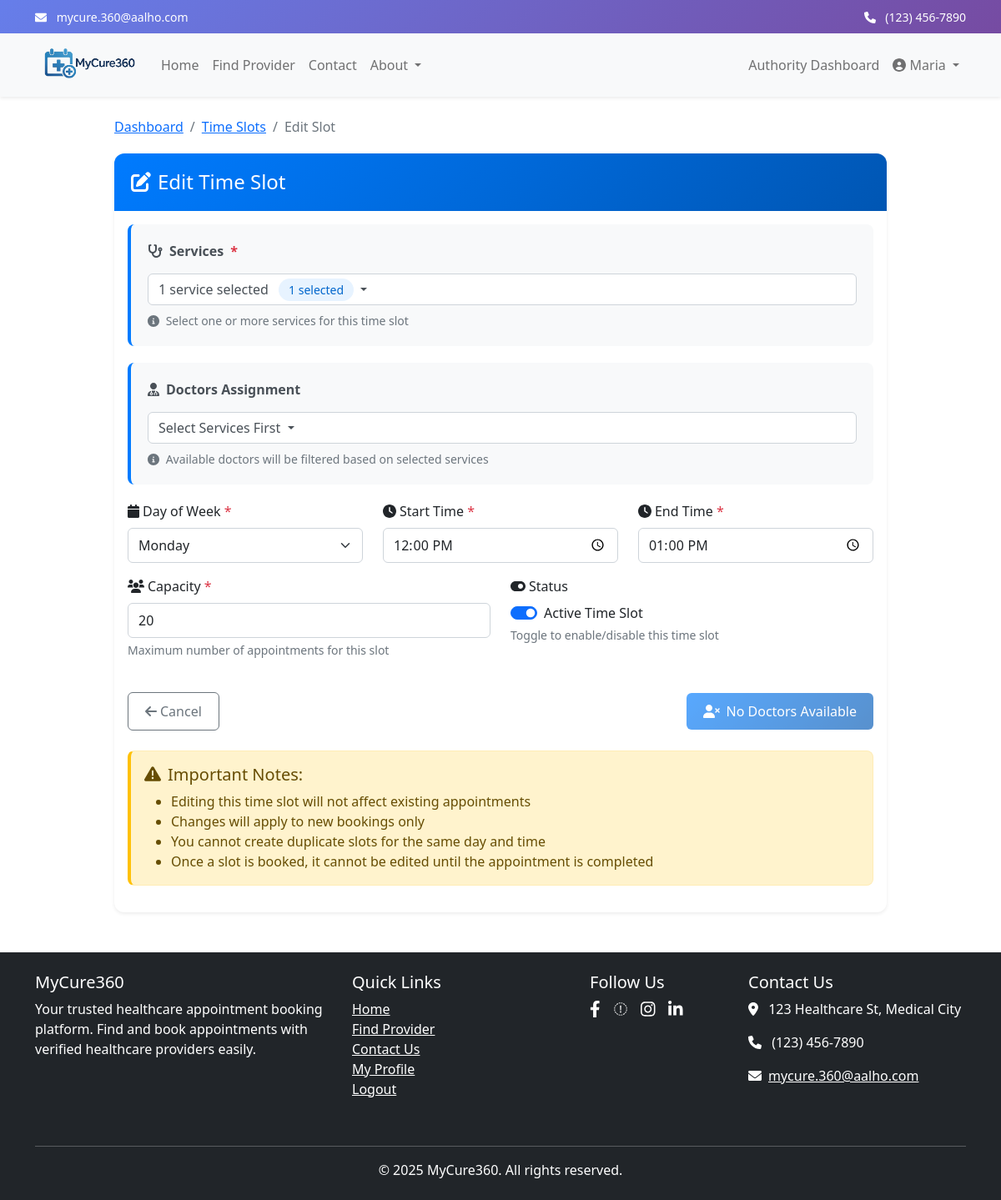
/authority/slot/4/edit/ (signed in), run on the app's committed database.
### accounts/models.py (models this page shows, shortened)
class User(AbstractUser):
    USER_TYPE_CHOICES = (
        ('CUSTOMER', 'Customer'),
        ('AUTHORITY', 'Authority'),
        ('ADMIN', 'Admin'),
    )
    GENDER_CHOICES = (
        ('M', 'Male'),
        ('F', 'Female'),
        ('O', 'Other'),
        ('P', 'Prefer not to say'),
    )
    username = None
    email = models.EmailField(_('email address'), unique=True)
    phone_number = models.CharField(max_length=15, blank=True, null=True)
    user_type = models.CharField(max_length=10, choices=USER_TYPE_CHOICES, default='CUSTOMER')
    address = models.TextField(blank=True, null=True)
    date_of_birth = models.DateField(blank=True, null=True)
    gender = models.CharField(max_length=1, choices=GENDER_CHOICES, blank=True, null=True)
    age = models.PositiveIntegerField(blank=True, null=True)
    profile_picture = models.ImageField(upload_to='profile_pics/', blank=True, null=True)
    USERNAME_FIELD = 'email'
    REQUIRED_FIELDS = []
    objects = CustomUserManager()
    class Meta:
        db_table = 'users'
        verbose_name = 'User'
        verbose_name_plural = 'Users'

### authorities/models.py (models this page shows, shortened)
class TimeSlot(models.Model):
    WEEKDAY_CHOICES = (
        (0, 'Monday'),
        (1, 'Tuesday'),
        (2, 'Wednesday'),
        (3, 'Thursday'),
        (4, 'Friday'),
        (5, 'Saturday'),
        (6, 'Sunday'),
    )
    authority = models.ForeignKey(Authority, on_delete=models.CASCADE, related_name='time_slots')
    services = models.ManyToManyField(Service, related_name='time_slots')  # Changed to ManyToMany
    doctors = models.ManyToManyField(Doctor, related_name='time_slots', blank=True)  # Changed to ManyToMany
    weekday = models.IntegerField(choices=WEEKDAY_CHOICES)
    start_time = models.TimeField()
    end_time = models.TimeField()
    capacity = models.PositiveIntegerField(default=1)
    is_active = models.BooleanField(default=True)
    is_booked = models.BooleanField(default=False)  # New field to track if slot is booked
    created_at = models.DateTimeField(auto_now_add=True)
    updated_at = models.DateTimeField(auto_now=True)
    class Meta:
        verbose_name = 'Time Slot'
        verbose_name_plural = 'Time Slots'
        db_table = 'time_slots'
        unique_together = ['authority', 'weekday', 'start_time', 'end_time']

### authorities/views.py (the view)
    def wrapper(request, *args, **kwargs):
        if request.user.user_type != 'AUTHORITY':
            messages.error(request, "You don't have permission to access this page.")
            return redirect('home')
        try:
            request.user.authority_profile
        except Authority.DoesNotExist:
            messages.error(request, "Your authority profile is not set up. Please contact admin.")
            return redirect('home')
        return view_func(request, *args, **kwargs)

### authorities/models.py (called while the page is built)
    def __str__(self):
        return f"Dr. {self.name} - {self.specialization}"

    def __str__(self):
        return f"{self.name} - {self.authority.name}"

### authorities/views.py (called while the page is built)
def authority_required(view_func):
    def wrapper(request, *args, **kwargs):
        if request.user.user_type != 'AUTHORITY':
            messages.error(request, "You don't have permission to access this page.")
            return redirect('home')
        try:
            request.user.authority_profile
        except Authority.DoesNotExist:
            messages.error(request, "Your authority profile is not set up. Please contact admin.")
            return redirect('home')
        return view_func(request, *args, **kwargs)
    return wrapper

### authorities/templates/authorities/edit_slot.html (shortened to what this page needs)
{% extends 'base.html' %}
{% load static %}
{% block content %}
<div class="container my-4">
    <div class="row">
        <div class="col-lg-10 mx-auto">
            <nav aria-label="breadcrumb">
                <ol class="breadcrumb">
                    <li class="breadcrumb-item"><a href="{% url 'authority_dashboard' %}">Dashboard</a></li>
                    <li class="breadcrumb-item"><a href="{% url 'manage_slots' %}">Time Slots</a></li>
                    <li class="breadcrumb-item active" aria-current="page">Edit Slot</li>
                </ol>
            </nav>
            <div class="card shadow-sm">
                <div class="card-header text-white">
                    <h4 class="mb-0"><i class="fas fa-edit me-2"></i>Edit Time Slot</h4>
                </div>
                <div class="card-body">
                    <form method="post" novalidate id="editSlotForm">
                        <div class="service-doctor-section">
                            <div class="section-title">
                                <i class="fas fa-stethoscope"></i>
                                Services <span class="text-danger">*</span>
                            </div>
                            <div class="select-dropdown">
                                <button type="button" class="dropdown-toggle" id="servicesDropdown" data-bs-toggle="dropdown" aria-expanded="false">
                                    <span id="servicesPlaceholder">Select Services *</span>
                                    <span class="selected-count ms-2" id="servicesCount" style="display: none;">0 selected</span>
                                </button>
                            </div>
                            <div class="form-text mt-2">
                                <i class="fas fa-info-circle me-1"></i>
                                Select one or more services for this time slot
                            </div>
                        </div>
                        <div class="service-doctor-section">
                            <div class="section-title">
                                <i class="fas fa-user-md"></i>
                                Doctors Assignment
                            </div>
                            <div class="select-dropdown">
                                <button type="button" class="dropdown-toggle" id="doctorsDropdown" data-bs-toggle="dropdown" aria-expanded="false">
                                    <span id="doctorsPlaceholder">Select Services First</span>
                                </button>
                            </div>
                            <div class="form-text mt-2" id="doctorsHelpText">
                                <i class="fas fa-info-circle me-1"></i>
                                Available doctors will be filtered based on selected services
                            </div>
                        </div>
                        <div class="row">
                            <div class="col-md-4">
                                <div class="mb-3">
                                    <label for="{{ form.weekday.id_for_label }}" class="form-label">
                                        <i class="fas fa-calendar me-1"></i>Day of Week <span class="text-danger">*</span>
                                    </label>
                                    {{ form.weekday }}
                                </div>
                            </div>
                            <div class="col-md-4">
                                <div class="mb-3">
                                    <label for="{{ form.start_time.id_for_label }}" class="form-label">
                                        <i class="fas fa-clock me-1"></i>Start Time <span class="text-danger">*</span>
                                    </label>
                                    {{ form.start_time }}
                                </div>
                            </div>
                            <div class="col-md-4">
                                <div class="mb-3">
                                    <label for="{{ form.end_time.id_for_label }}" class="form-label">
                                        <i class="fas fa-clock me-1"></i>End Time <span class="text-danger">*</span>
                                    </label>
                                    {{ form.end_time }}
                                </div>
                            </div>
                        </div>
                        <div class="row">
                            <div class="col-md-6">
                                <div class="mb-3">
                                    <label for="{{ form.capacity.id_for_label }}" class="form-label">
                                        <i class="fas fa-users me-1"></i>Capacity <span class="text-danger">*</span>
                                    </label>
                                    {{ form.capacity }}
                                    <div class="form-text">Maximum number of appointments for this slot</div>
                                </div>
                            </div>
                            <div class="col-md-6">
                                <div class="mb-3">
                                    <label class="form-label">
                                        <i class="fas fa-toggle-on me-1"></i>Status
                                    </label>
                                    <div class="form-check form-switch">
                                        {{ form.is_active }}
                                        <label class="form-check-label" for="{{ form.is_active.id_for_label }}">
                                            Active Time Slot
                                        </label>
                                    </div>
                                    <div class="form-text">Toggle to enable/disable this time slot</div>
                                </div>
                            </div>
                        </div>
                        <div class="d-flex justify-content-between align-items-center mt-4">
                            <a href="{% url 'manage_slots' %}" class="btn btn-outline-secondary">
                                <i class="fas fa-arrow-left me-1"></i>Cancel
                            </a>
                            <button type="submit" class="btn btn-primary" id="submitBtn">
                            </button>
                        </div>
                    </form>
                    <div class="alert alert-warning mt-4">
                        <h5 class="alert-heading">
                            <i class="fas fa-exclamation-triangle me-2"></i>Important Notes:
                        </h5>
                        <ul class="mb-0">
                            <li>Editing this time slot will not affect existing appointments</li>
                            <li>Changes will apply to new bookings only</li>
                            <li>You cannot create duplicate slots for the same day and time</li>
                            <li>Once a slot is booked, it cannot be edited until the appointment is completed</li>
                        </ul>
                    </div>
                </div>
            </div>
        </div>
    </div>
</div>
{% endblock %}

### templates/navbar.html (shortened to what this page needs)
<div class="header-gradient text-white py-2">
    <div class="container">
        <div class="row">
            <div class="col-md-6">
                <small>
                    <i class="fas fa-envelope me-2"></i>
                    <a href="mailto:mycure.360@aalho.com" class="text-white text-decoration-none">mycure.360@aalho.com</a>
                </small>
            </div>
            <div class="col-md-6 text-md-end">
                <small>
                    <i class="fas fa-phone me-2"></i>
                    <a href="tel:+1234567890" class="text-white text-decoration-none">(123) 456-7890</a>
                </small>
            </div>
        </div>
    </div>
</div>
<nav class="navbar navbar-expand-lg navbar-light bg-light shadow-sm w-100">
    <div class="container">
        <a class="navbar-brand" href="{% url 'home' %}">
            <img src="/static/images/logo.png" alt="MyCure360 Logo" height="50">
        </a>
        <div class="collapse navbar-collapse" id="navbarNav">
            <ul class="navbar-nav me-auto">
                <li class="nav-item">
                    <a class="nav-link" href="{% url 'home' %}">Home</a>
                </li>
                <li class="nav-item">
                    <a class="nav-link" href="{% url 'search' %}">Find Provider</a>
                </li>
                <li class="nav-item">
                    <a class="nav-link" href="{% url 'contact' %}">Contact</a>
                </li>
                <li class="nav-item dropdown">
                    <a class="nav-link dropdown-toggle" href="#" id="aboutDropdown" role="button" data-bs-toggle="dropdown" aria-expanded="false">
                        About
                    </a>
                </li>
            </ul>
            <ul class="navbar-nav">
                {% if user.is_authenticated %}
                    {% if user.user_type == 'ADMIN' %}
                    <li class="nav-item">
                        <a class="nav-link" href="{% url 'admin_dashboard' %}">Admin Dashboard</a>
                    </li>
                    {% elif user.user_type == 'AUTHORITY' %}
                    <li class="nav-item">
                        <a class="nav-link" href="{% url 'authority_dashboard' %}">Authority Dashboard</a>
                    </li>
                    {% else %}
                    <li class="nav-item">
                        <a class="nav-link" href="{% url 'my_appointments' %}">My Appointments</a>
                    </li>
                    {% endif %}
                    <li class="nav-item dropdown">
                        <a class="nav-link dropdown-toggle" href="#" id="navbarDropdown" role="button" data-bs-toggle="dropdown" aria-expanded="false">
                            <i class="fas fa-user-circle"></i> {{ user.first_name }}
                        </a>
                    </li>
                {% endif %}
            </ul>
        </div>
    </div>
</nav>

### authorities/templates/authorities/edit_slot.html (style rules this page uses)
.select-dropdown { position: relative; }
.select-dropdown .dropdown-toggle { width: 100%; text-align: left; background: white; border: 1px solid #ced4da; border-radius: 0.375rem; padding: 0.375rem 0.75rem; color: #495057; }
.selected-count { background: #e7f3ff; color: #0066cc; border-radius: 1rem; padding: 0.25rem 0.75rem; font-size: 0.875rem; font-weight: 500; }
.service-doctor-section { background: #f8f9fa; border-radius: 8px; padding: 20px; margin-bottom: 20px; border-left: 4px solid #007bff; }
.section-title { color: #495057; font-weight: 600; margin-bottom: 15px; display: flex; align-items: center; gap: 8px; }
.card { border: none; border-radius: 12px; box-shadow: 0 0 20px rgba(0, 0, 0, 0.1); }
.card-header { border-radius: 12px 12px 0 0 !important; background: linear-gradient(135deg, #007bff, #0056b3); border: none; padding: 20px; }
.btn-primary { background: linear-gradient(135deg, #007bff, #0056b3); border: none; border-radius: 6px; padding: 10px 20px; font-weight: 500; transition: transform 0.2s ease, box-shadow 0.2s ease; }
.btn-outline-secondary { border-radius: 6px; padding: 10px 20px; font-weight: 500; }
.alert-warning { border-left: 4px solid #ffc107; border-radius: 8px; background: #fff3cd; }
.breadcrumb { background: transparent; padding: 0; margin-bottom: 20px; }
.breadcrumb-item + .breadcrumb-item::before { color: #6c757d; }
.form-control, .form-select { border-radius: 6px; border: 1px solid #ced4da; padding: 8px 12px; transition: border-color 0.2s ease, box-shadow 0.2s ease; }

### templates/base.html (style rules this page uses)
body { overflow-x: hidden; }
.navbar, footer { width: 100%; }
.header-gradient { background: linear-gradient(135deg, #667eea 0%, #764ba2 100%); }

### data on the page
User: first_name "Maria"
TimeSlot: weekday "Monday", start_time "12:00:00", end_time "13:00:00", capacity "20", is_active "☑"
